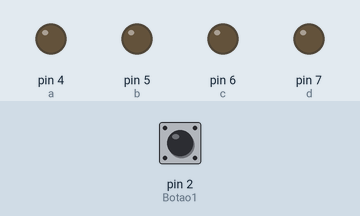
A sketch run on a simulated Arduino Uno, built with avr-gcc and run on an emulated ATmega328P. Shown: output pins drawn as LEDs (lit = HIGH). Inputs (shaded band) come from the test bench; at power-on: pin 2 (Botao1) LOW. Random numbers use the default seed unless the sketch sets one.

Above: at 1.2 s.
1.3 s: pin 2 (Botao1) pulled HIGH for 3.2 s
At 2.6 s:
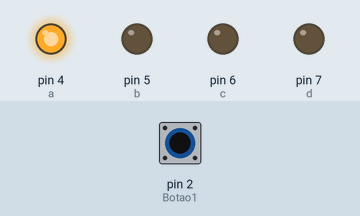
6.0 s: pin 2 (Botao1) pulled HIGH for 0.15 s
At 7.4 s:
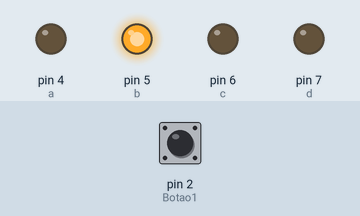
8.0 s: pin 2 (Botao1) pulled HIGH for 3.2 s
At 12.4 s:
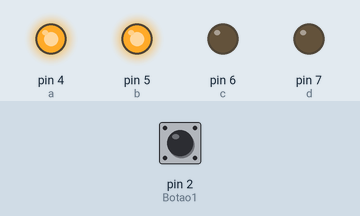
13.0 s: pin 2 (Botao1) pulled HIGH for 1 s
At 13.9 s:
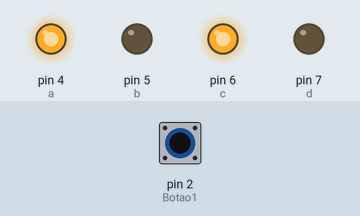
Timing chart, 0 to 16.0 s (numbered marks = the images above; inputs shaded):
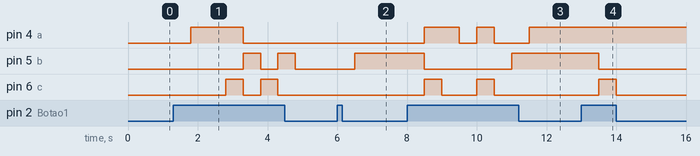

The sketch:

Exercicio5.ino
```cpp
const int a = 4;
const int b = 5;
const int c = 6;
const int d = 7;
const int Botao1 = 2;
int num = 0;
void setup(){
pinMode(a, OUTPUT);
pinMode(b, OUTPUT);
pinMode(c, OUTPUT);
pinMode(d, OUTPUT);
pinMode(Botao1 , INPUT);
}
void loop(){

 if(digitalRead(Botao1)){
  rodaDado();
 }
}

void rodaDado(){
  num = random(0, 6);
  delay(500);
  switch(num){
 case 0:
 digitalWrite(a, LOW);//DIGITO 0
 digitalWrite(b, LOW);
 digitalWrite(c, LOW);
 digitalWrite(d, LOW);
 break;
 case 1:
 digitalWrite(a, HIGH);//DIGITO 1
 digitalWrite(b, LOW);
 digitalWrite(c, LOW);
 digitalWrite(d, LOW);
 break;
 case 2:
 digitalWrite(a, LOW);//DIGITO 2
 digitalWrite(b, HIGH);
 digitalWrite(c, LOW);
 digitalWrite(d, LOW);
 break;
 case 3:
 digitalWrite(a, HIGH);//DIGITO 3
 digitalWrite(b, HIGH);
 digitalWrite(c, LOW);
 digitalWrite(d, LOW);
 break;
 case 4:
 digitalWrite(a, LOW);//DIGITO 4
 digitalWrite(b, LOW);
 digitalWrite(c, HIGH);
 digitalWrite(d, LOW);
 break;
 case 5:
 digitalWrite(a, HIGH);//DIGITO 5
 digitalWrite(b, LOW);
 digitalWrite(c, HIGH);
 digitalWrite(d, LOW);
 break;
 case 6:
 digitalWrite(a, LOW);//DIGITO 6
 digitalWrite(b, HIGH);
 digitalWrite(c, HIGH);
 digitalWrite(d, LOW);
 break;
  }
}
```

Measured:
- after the input at 1.3 s, pin 4 (a): LOW → HIGH after 0.50 s, → LOW 1.5 s later; pin 5 (b): alternates HIGH for 0.50 s and LOW for 0.50 s, 4 changes in all, then stays LOW, starting after 2.0 s; pin 6 (c): alternates HIGH for 0.50 s and LOW for 0.50 s, 4 changes in all, then stays LOW, starting after 1.5 s
- after the input at 6.0 s, pin 5 (b): LOW → HIGH after 0.50 s
- after the input at 8.0 s, pin 4 (a): goes HIGH 1.0 s, LOW 0.50 s, HIGH 0.50 s, LOW 1.0 s, then HIGH, starting after 0.50 s; pin 5 (b): HIGH → LOW after 0.50 s, → HIGH 2.5 s later; pin 6 (c): alternates HIGH for 0.50 s and LOW for 1.0 s, 4 changes in all, then stays LOW, starting after 0.50 s
- after the input at 13.0 s, pin 5 (b): HIGH → LOW after 0.50 s; pin 6 (c): LOW → HIGH after 0.50 s, → LOW 0.50 s later
